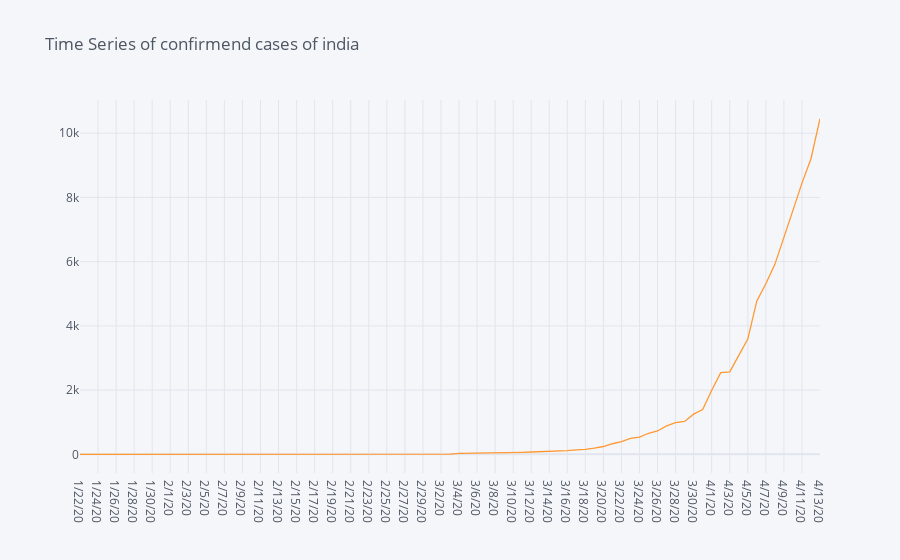

This figure's notebook cell:
### Code cell
covid_country.loc['India'].transpose().iplot(title='Time Series of confirmend cases of india')

### Figure 1 — Plotly figure (JSON) as saved in the notebook; plotly's stock layout.template omitted (floating-point values rounded to 4 significant figures)
{"data": [{"name": "India", "text": "", "mode": "lines", "y": [0, 0, 0, 0, 0, 0, 0, 0, 1, 1, 1, 2, 3, 3, 3, 3, 3, 3, 3, 3, 3, 3, 3, 3, 3, 3, 3, 3, 3, 3, 3, 3, 3, 3, 3, 3, 3, 3, 3, 3, 5, 5, 28, 30, 31, 34, 39, 43, 56, 62, 73, 82, 102, 113, 119, 142, 156, 194, 244, 330, 396, 499, 536, 657, 727, 887, 987, 1024, 1251, 1397, 1998, 2543, 2567, 3082, 3588, 4778, 5311, 5916, 6725, 7598, 8446, 9205, 10453], "x": ["1/22/20", "1/23/20", "1/24/20", "1/25/20", "1/26/20", "1/27/20", "1/28/20", "1/29/20", "1/30/20", "1/31/20", "2/1/20", "2/2/20", "2/3/20", "2/4/20", "2/5/20", "2/6/20", "2/7/20", "2/8/20", "2/9/20", "2/10/20", "2/11/20", "2/12/20", "2/13/20", "2/14/20", "2/15/20", "2/16/20", "2/17/20", "2/18/20", "2/19/20", "2/20/20", "2/21/20", "2/22/20", "2/23/20", "2/24/20", "2/25/20", "2/26/20", "2/27/20", "2/28/20", "2/29/20", "3/1/20", "3/2/20", "3/3/20", "3/4/20", "3/5/20", "3/6/20", "3/7/20", "3/8/20", "3/9/20", "3/10/20", "3/11/20", "3/12/20", "3/13/20", "3/14/20", "3/15/20", "3/16/20", "3/17/20", "3/18/20", "3/19/20", "3/20/20", "3/21/20", "3/22/20", "3/23/20", "3/24/20", "3/25/20", "3/26/20", "3/27/20", "3/28/20", "3/29/20", "3/30/20", "3/31/20", "4/1/20", "4/2/20", "4/3/20", "4/4/20", "4/5/20", "4/6/20", "4/7/20", "4/8/20", "4/9/20", "4/10/20", "4/11/20", "4/12/20", "4/13/20"], "line": {"color": "rgba(255, 153, 51, 1.0)", "dash": "solid", "shape": "linear", "width": 1.3}, "type": "scatter"}], "layout": {"title": {"text": "Time Series of confirmend cases of india", "font": {"color": "#4D5663"}}, "paper_bgcolor": "#F5F6F9", "plot_bgcolor": "#F5F6F9", "yaxis": {"tickfont": {"color": "#4D5663"}, "zerolinecolor": "#E1E5ED", "title": {"text": "", "font": {"color": "#4D5663"}}, "gridcolor": "#E1E5ED", "showgrid": true}, "xaxis": {"tickfont": {"color": "#4D5663"}, "zerolinecolor": "#E1E5ED", "title": {"text": "", "font": {"color": "#4D5663"}}, "gridcolor": "#E1E5ED", "showgrid": true}, "legend": {"bgcolor": "#F5F6F9", "font": {"color": "#4D5663"}}}}
